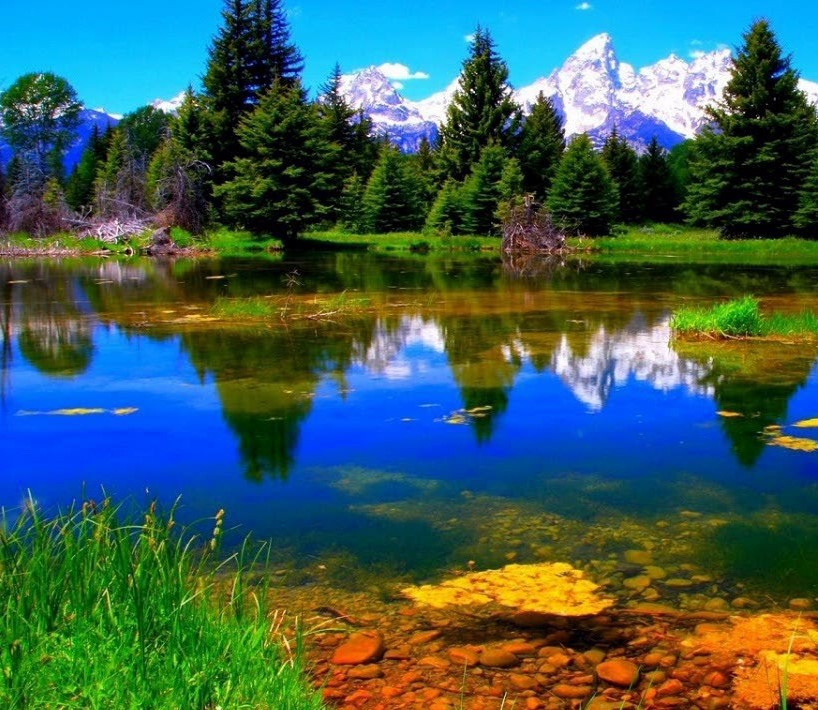
#> input picture data/image pairs_01_01.jpg, 818 x 710 px; its folder holds only this picture in this run
$ python -i data.py   (imports and definitions only)
#> lines starting #> are read from the running program, lines starting #| are printed output that depends on the picture
import os
from typing import Any, Dict, List, Tuple
from collections import defaultdict
import numpy as np
import math
import matplotlib.pyplot as plt
import cv2
import uuid

class DifferenceOfGaussians(object):
    def __init__(self, radius: int = 5, sigma: float = 1.6):
        self.radius = radius
        self.sigma = sigma
        self.pi = math.pi

    def gaussian(self, x: float , y: float) -> float:
        result_1 = 1/ (2 * self.pi * self.sigma * self.sigma)
        result_2 = np.exp( -(x*x + y*y) / (2 * self.sigma * self.sigma) )
        return result_1 * result_2

    def template(self) -> float:
        side_length = self.radius*2 + 1
        result = np.zeros((side_length, side_length))
        for i in range(side_length):
            for j in range(side_length):
                result[i,j]=self.gaussian(i-self.radius, j-self.radius)
        all = result.sum()
        return result / all

    def filter(self, image: np.ndarray, template: float) -> np.ndarray:
        height = image.shape[0]
        width = image.shape[1]
        new_image = np.zeros((height, width))
        for i in range(self.radius, height-self.radius):
            for j in range(self.radius, width-self.radius):
                t = image[i-self.radius : i+self.radius+1, j-self.radius : j+self.radius+1]
                a = np.multiply(t, template)
                new_image[i, j] = a.sum()
        return new_image

    def diff(self, image: np.ndarray) -> np.ndarray:
        temp = self.template()

        image2 = self.filter(image, temp)
        image3 = self.filter(image2, temp)
        image4 = self.filter(image3, temp)

        result = np.zeros([3, image.shape[0], image.shape[1]], dtype = float)
        result[0, :, :] = image - image2
        result[1, :, :] = image2 - image3
        result[2, :, :] = image3 - image4

        return result


class Image(object):
    _ALLOWED_EXTENSIONS = ['JPG', 'JPEG', 'PNG']
    # [7 lines left out: function __init__, not called in this run]

    def from_file(self, filepath: str) -> None:
        self.original_image = cv2.imread(filepath)

    # [14 lines left out: function sift, not called in this run]

    def _show(self, type_: str = 'original') -> None:
        pass

    # [5 lines left out: function save, not called in this run]

    @property
    def gray(self) -> np.ndarray:
        return cv2.cvtColor(self.original_image, cv2.COLOR_BGR2GRAY)

class Matcher(object):
    def __init__(self, method: str) -> None:
        self.method = method

    def match(self, descriptor_1: np.ndarray, descriptor_2: np.ndarray) -> Tuple:
        pass

class MatcherFlannBased(Matcher):
    # [7 lines left out: function __init__, not called in this run]

    def match(self, descriptor_1: np.ndarray, descriptor_2: np.ndarray) -> Tuple:
        self.matches = self.matcher.knnMatch(descriptor_1, descriptor_2, self.k)
        return self.matches

class MatcherBruteForce(Matcher):
    # [22 lines left out: functions __init__, _enum, not called in this run]

    def match(self, descriptor_1: np.ndarray, descriptor_2: np.ndarray) -> Tuple:
        self.matches = self.matcher.knnMatch(descriptor_1, descriptor_2, self.k)
        return self.matches

class Homographer(object):
    def __init__(self, method: str, minimum_match_count: int) -> None:
        self.method = method
        self.minimum_match_count = minimum_match_count

    def has_minimum_match(self, good_matches: List) -> bool:
        return len(good_matches) > self.minimum_match_count

    def find_homography(self, source_points: np.ndarray,
        destination_points: np.ndarray) -> Tuple:
        pass

class HomographerRansac(Homographer):
    # [13 lines left out: functions __init__, find_homography, not called in this run]

class HomographerLMeDS(Homographer):
    # [10 lines left out: functions __init__, find_homography, not called in this run]

class ImagePairs(object):
    # [319 lines left out: functions __init__, load_images, detect_features_and_annotate, show_annotations, match_descriptors_and_annotate, show_matching_annotations and 4 more, not called in this run]

>>> import cv2
>>> picture = cv2.imread('../data/image pairs_01_01.jpg', cv2.IMREAD_GRAYSCALE)
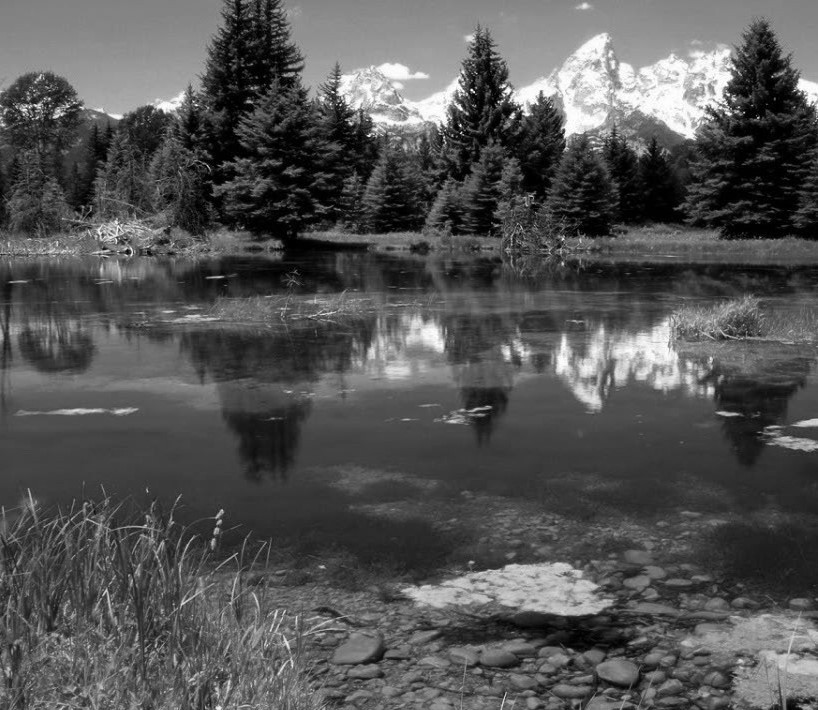
#> picture: shape (710, 818); min 0, max 255, mean 84.1
>>> result = DifferenceOfGaussians().diff(picture)
#> after the loop in filter, `for i in range(self.radius, height-self.radius):`:
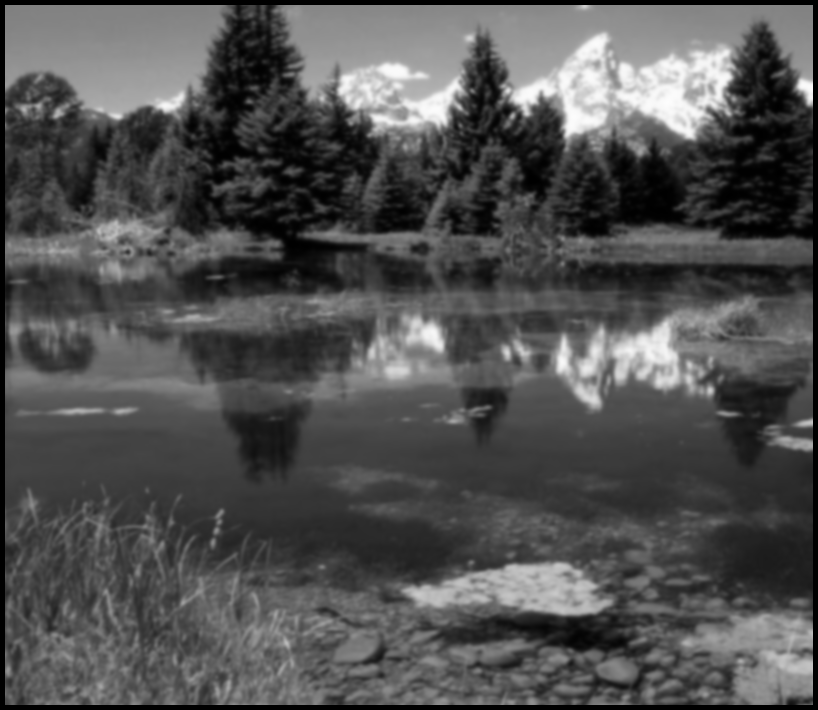
#> new_image: shape (710, 818) float64; min 0, max 253.3, mean 81.5

$ run again, on data/image pairs_01_02.jpg
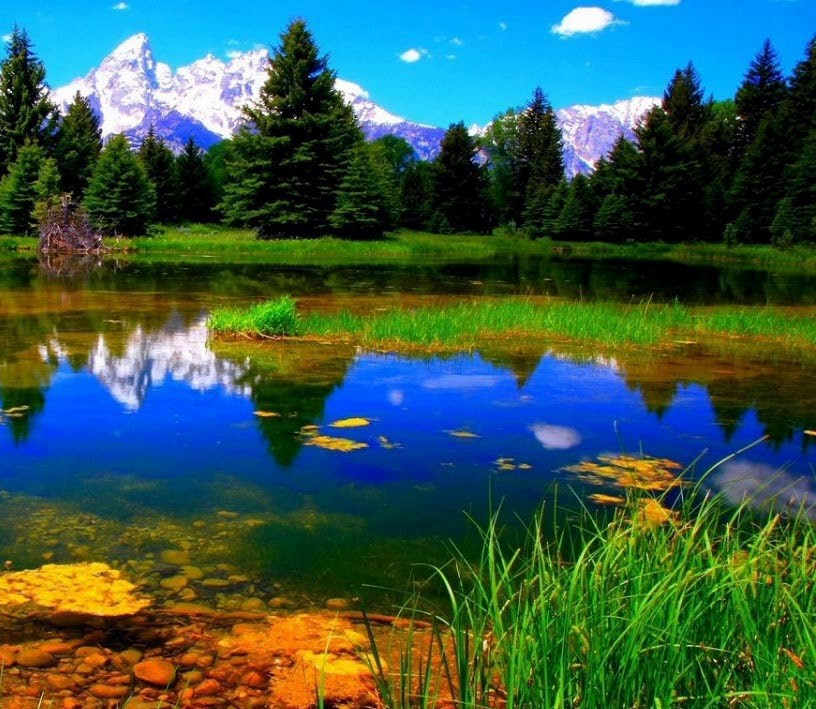
#> input picture data/image pairs_01_02.jpg, 816 x 709 px
#> `picture = cv2.imread('../data/image pairs_01_01.jpg', cv2.IMREAD_GRAYS..`:
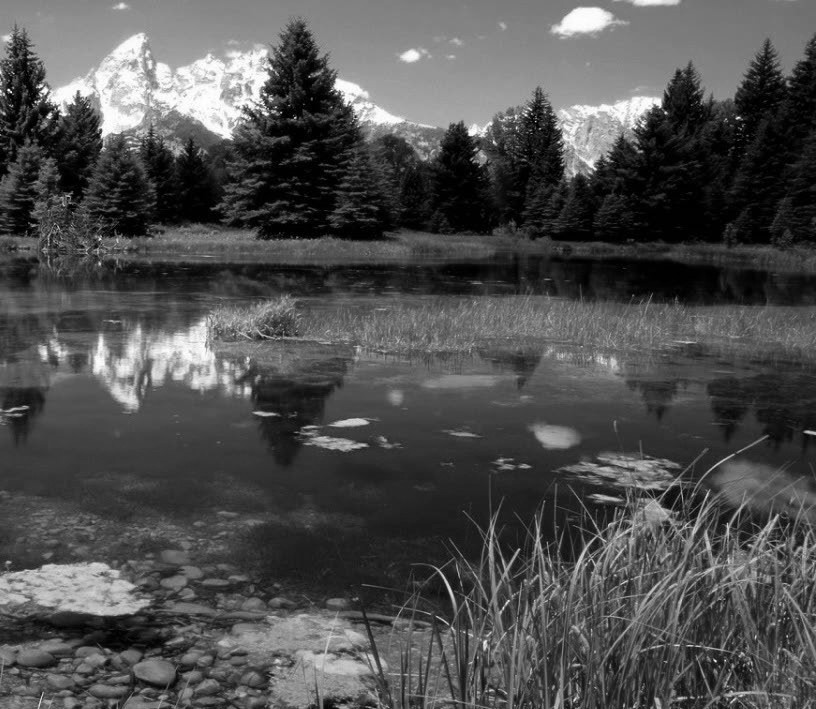
#> picture: shape (709, 816); min 0, max 255, mean 79.1
#> after the loop in filter, `for i in range(self.radius, height-self.radius):`:
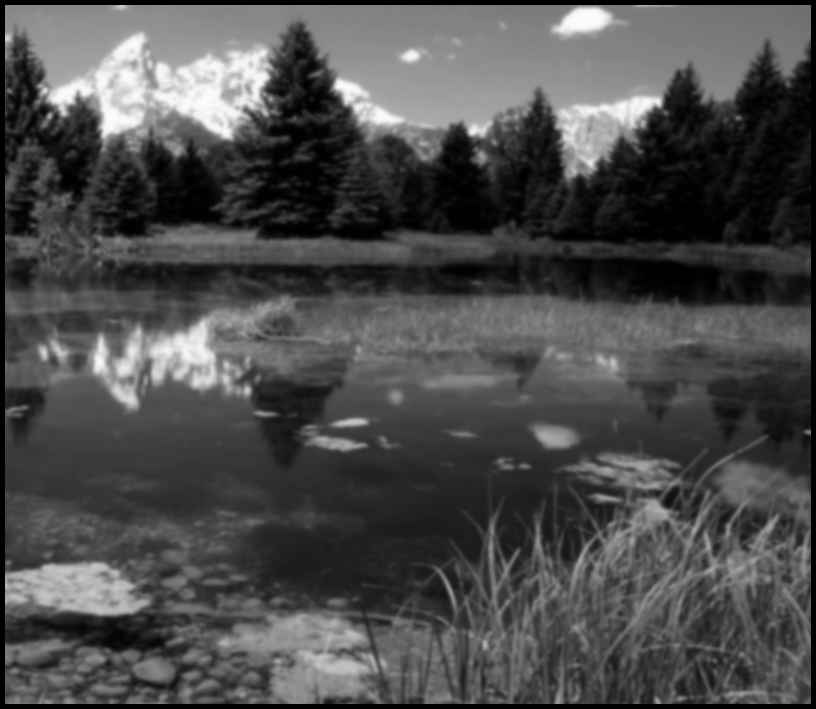
#> new_image: shape (709, 816) float64; min 0, max 253.4, mean 76.8

$ run again, on data/image pairs_03_01.jpg
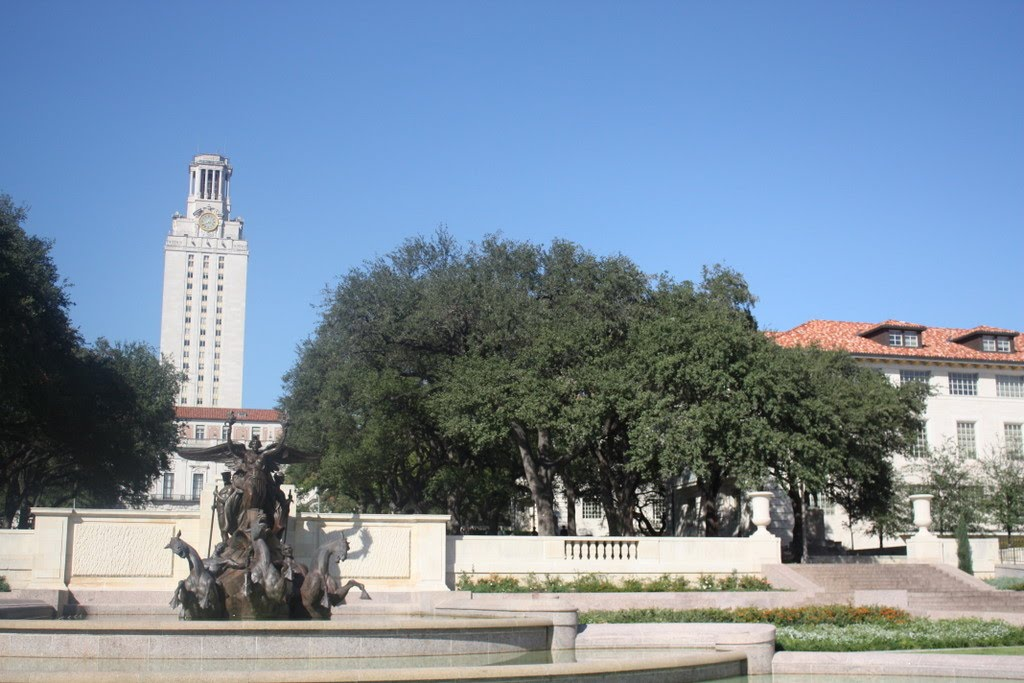
#> input picture data/image pairs_03_01.jpg, 1024 x 683 px
#> after the loop in filter, `for i in range(self.radius, height-self.radius):`:
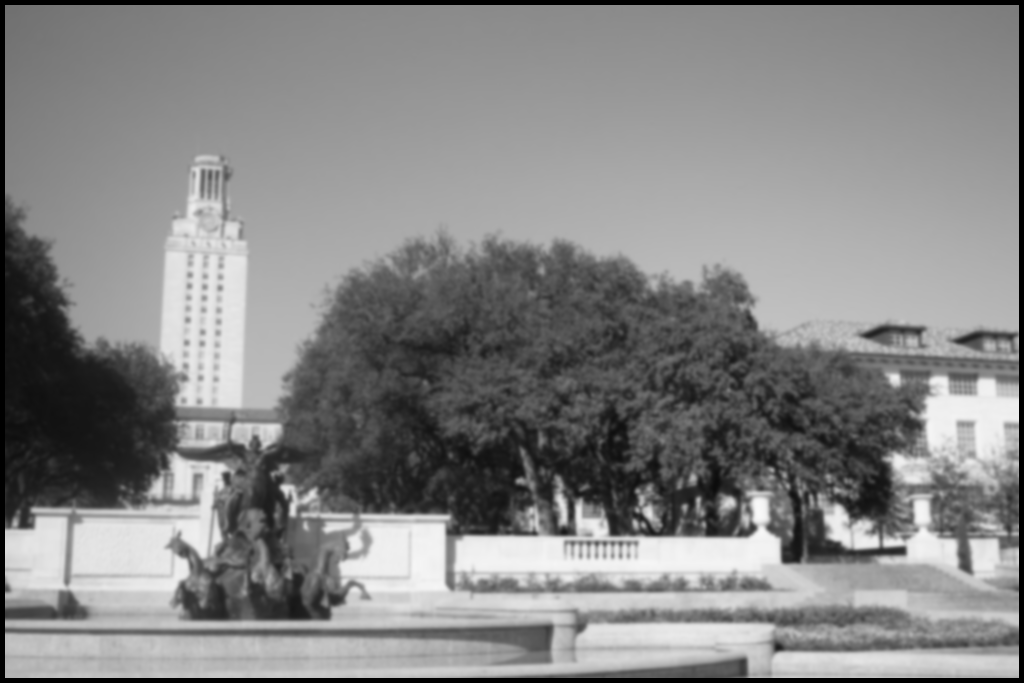
#> new_image: shape (683, 1024) float64; min 0, max 249.4, mean 133.4
#> after the loop in filter (call 3), `for i in range(self.radius, height-self.radius):`:
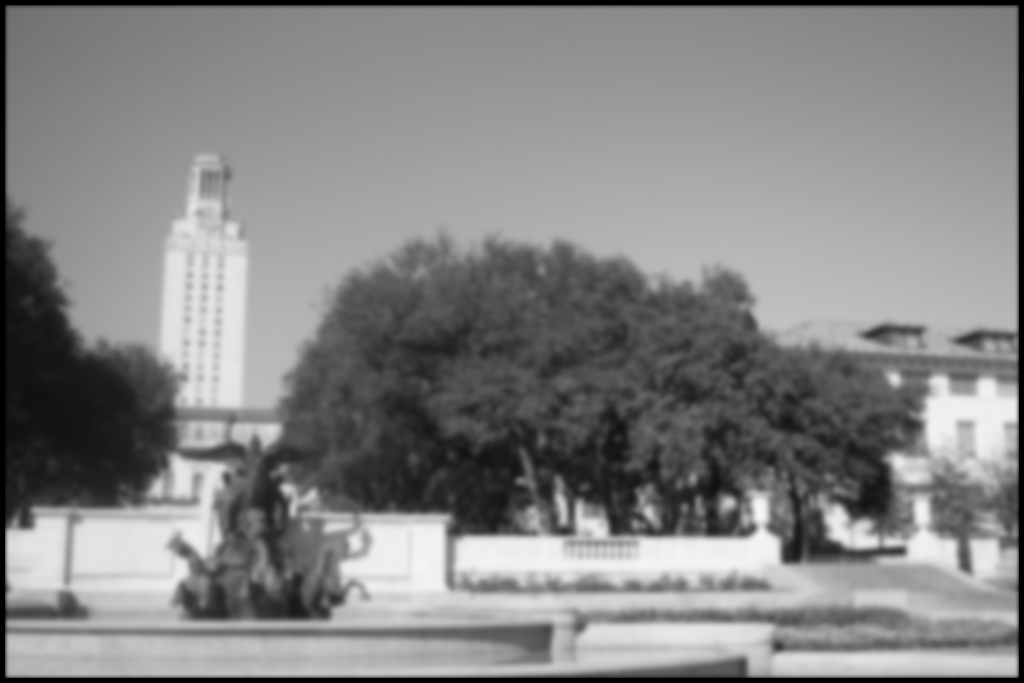
#> new_image: shape (683, 1024) float64; min 0, max 246.8, mean 132.7

$ run again, on data/image pairs_03_02.jpg
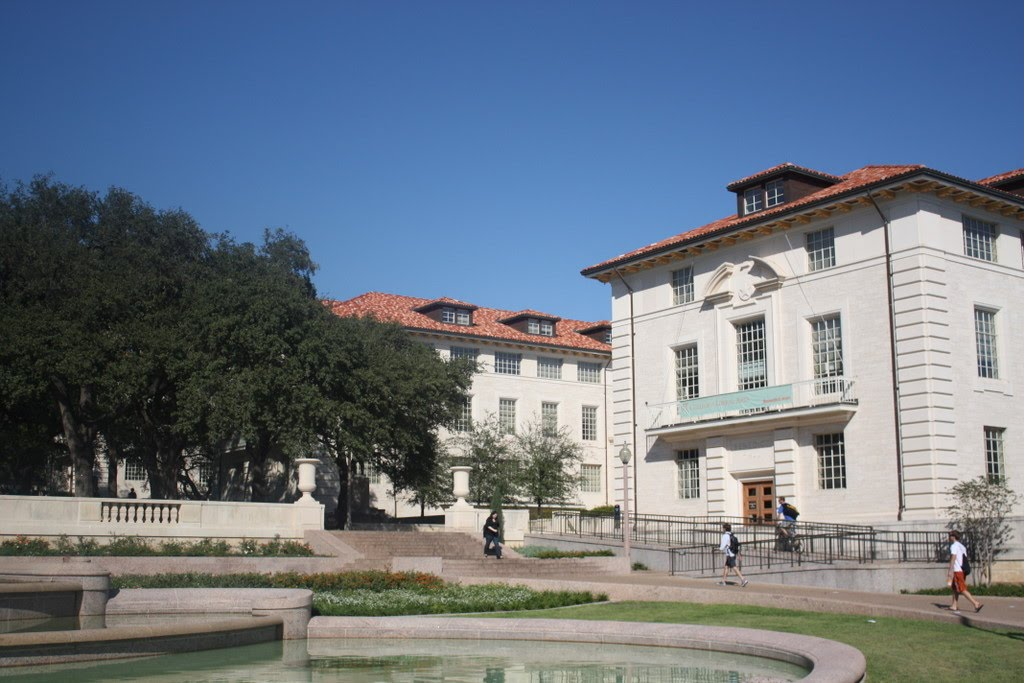
#> input picture data/image pairs_03_02.jpg, 1024 x 683 px
#> `picture = cv2.imread('../data/image pairs_01_01.jpg', cv2.IMREAD_GRAYS..`:
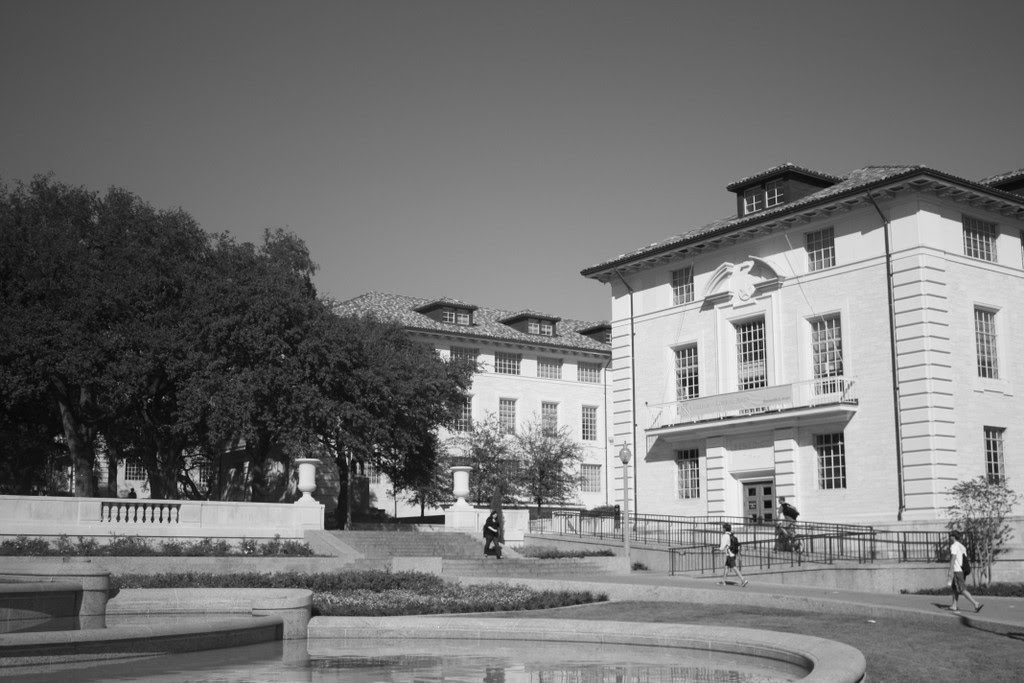
#> picture: shape (683, 1024); min 0, max 254, mean 117
#> after the loop in filter, `for i in range(self.radius, height-self.radius):`:
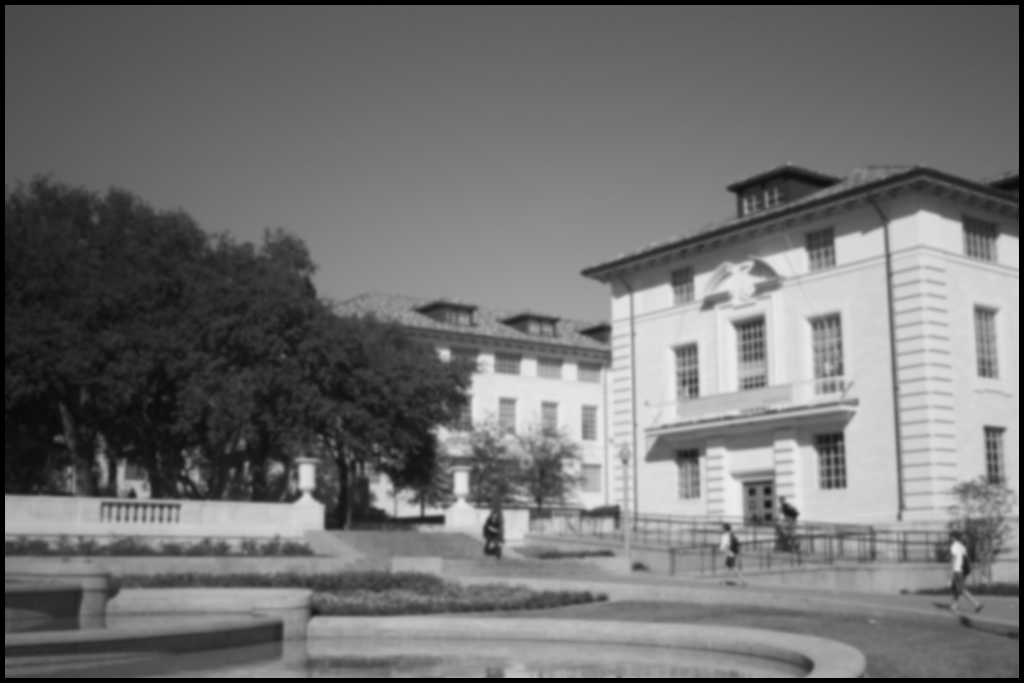
#> new_image: shape (683, 1024) float64; min 0, max 237.1, mean 114.5
